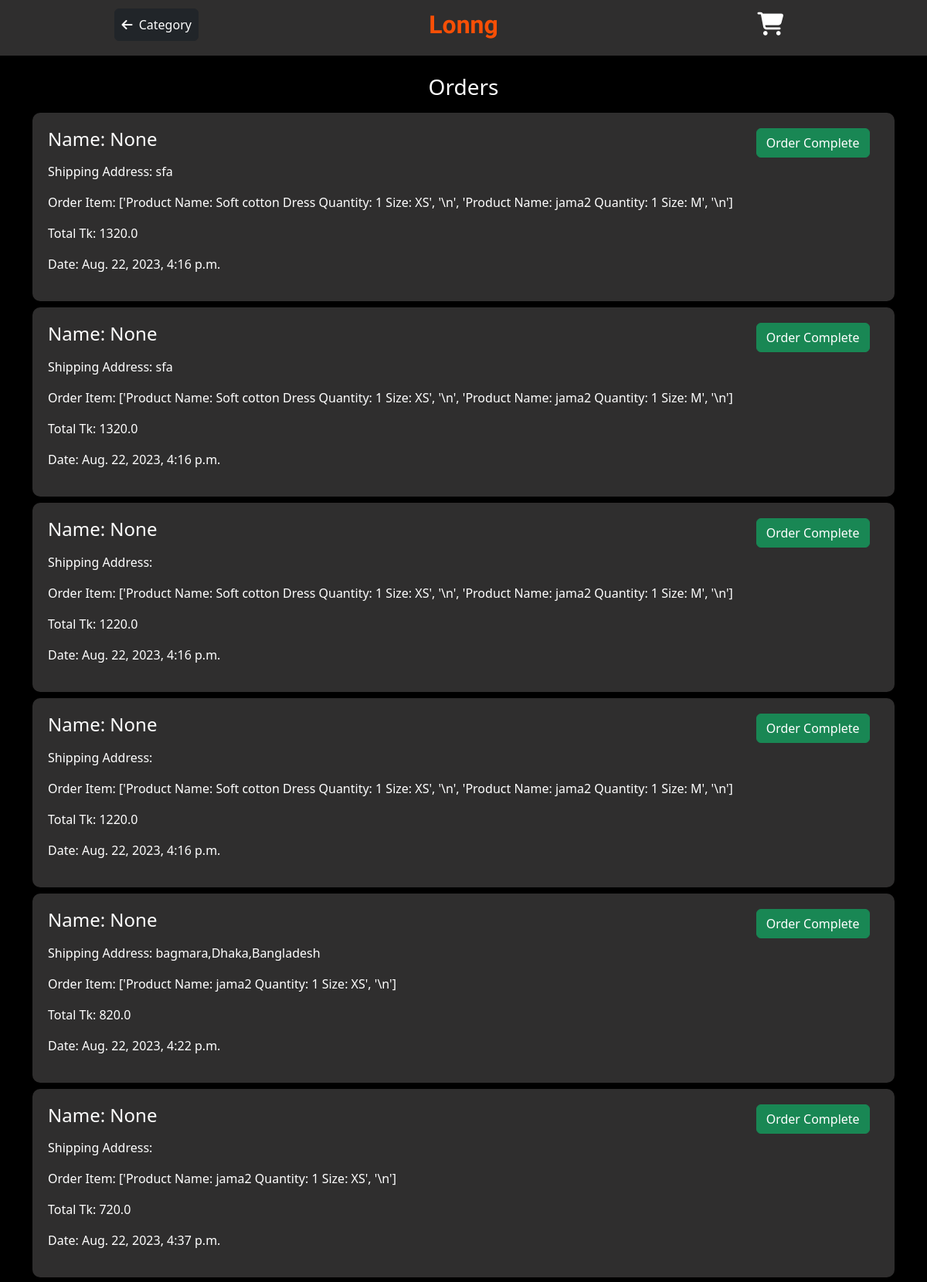
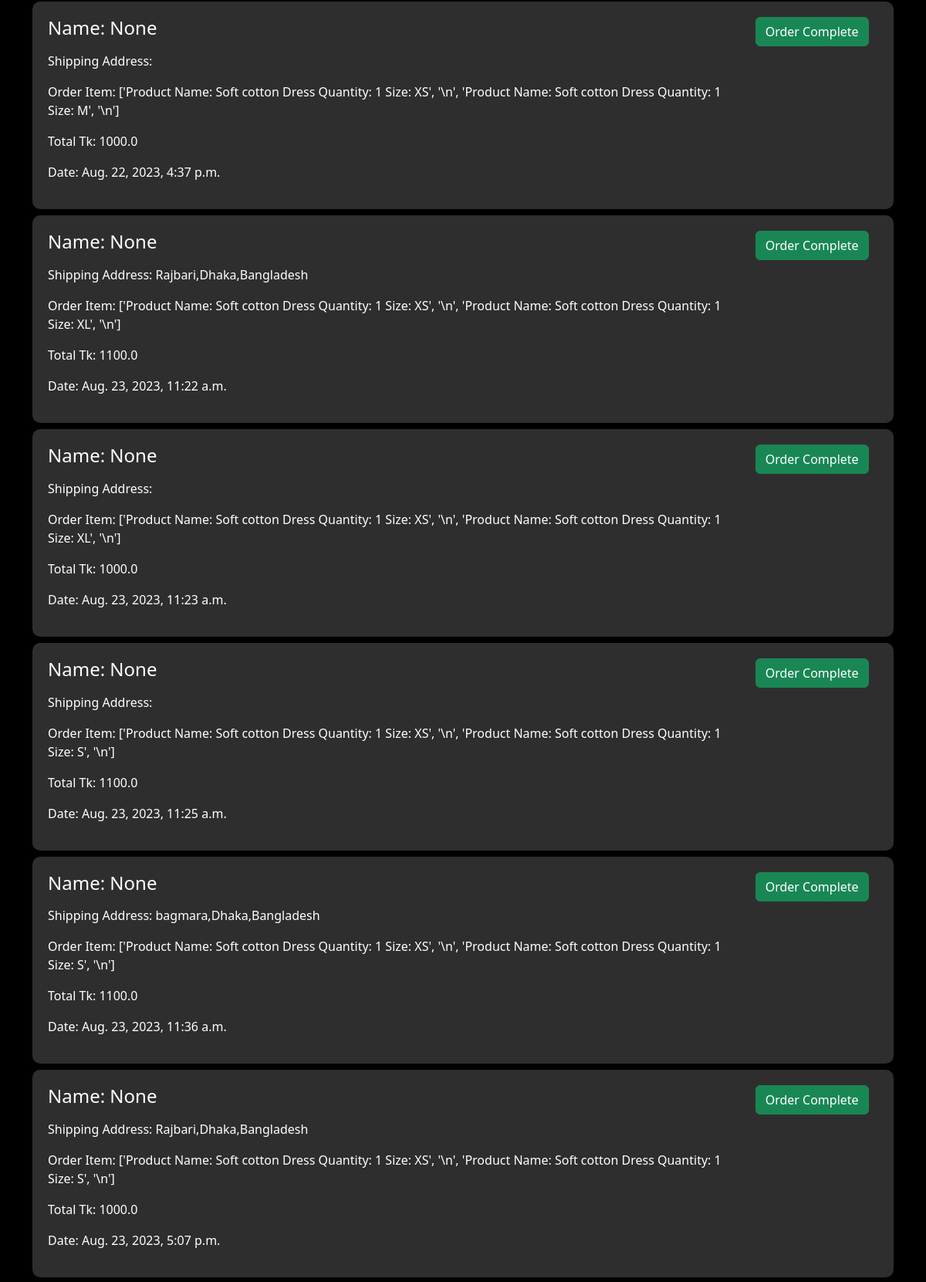
/viewOrder/ (signed in, upper part), run on the app's committed database (2 pictures, top to bottom).
### myapp/models.py (models this page shows, shortened)
class CustomerOrder(models.Model):
    order_by = models.ForeignKey(Order, on_delete=models.SET_NULL, blank=True, null=True)
    orderItems = models.ManyToManyField(OrderItem,  blank=True)
    customer_name=models.CharField(max_length=100)
    shipping = models.ForeignKey(ShippingAddress, on_delete=models.SET_NULL, blank=True, null=True)
    orderItem = models.TextField()
    total_tk=models.CharField(max_length=100)
    date_added = models.DateTimeField(default=datetime.now)

class ShippingAddress(models.Model):
    customer = models.ForeignKey(Customer, on_delete=models.SET_NULL, blank=True, null=True)
    oder = models.ForeignKey(Order, on_delete=models.SET_NULL, blank=True, null=True)
    address = models.CharField(max_length=100)
    phonNumber = models.CharField(max_length=100)
    date_added = models.DateTimeField(default=datetime.now)
    def __str__(self):
        return self.address

### myapp/views.py (the view)
# urls.py: path('viewOrder/',views.customerOrderView, name='customerOrderView'),
@admin_only
def customerOrderView(request):
    orders = CustomerOrder.objects.all()
    return render(request, 'myapp/customerOrder.html', {'orders': orders})

### myapp/models.py (called while the page is built)
    def __str__(self):
        return str(self.customer.name)

### myapp/templates/myapp/customerOrder.html (shortened to what this page needs)
{% extends 'myapp/base.html' %}
{% load static %}
{% block body %}
<div class="container">
    <div class="row">
        <div class="col-md-12">
            <h3 class="mt-4 text-center">Orders</h3>
            <div class="list-group mt-2">
                {% for order in orders %}
                <div class="orderinfo  mt-2">
                    <div class="row">
                        <div class="col-md-10">
                            <h4 class="mb-3">Name: {{ order.order_by }}</h4>
                            <p>Shipping Address: {{ order.shipping }}</p>
                            <p>Order Item: {{ order.orderItem }}</p>
                            <p>Total Tk: {{ order.total_tk }}</p>
                            <p>Date: {{ order.date_added }}</p>
                        </div>
                        <div class="col-md-2 text-right">
                            <a href="{% url 'delete' order.id %} " class="btn btn-success">Order Complete</a>
                        </div>
                    </div>
                </div>
                {% endfor %}
            </div>
        </div>
    </div>
</div>
{% endblock %}

### myapp/templates/myapp/customerOrder.html (style rules this page uses)
body { background-color:black; }
.orderinfo { background-color: #2f2e2e; padding :20px; border-radius: 10px; }
p,h3,h4 { color: #fff; }

### data on the page
CustomerOrder: order_by "None", shipping "sfa", orderItem "['Product Name: Soft cotton Dress Quantity: 1 Size: XS', '\\n', 'Product Name: jama2 Quantity: 1 Size: M', '\\n']", total_tk "1320.0", date_added "Aug. 22, 2023, 4:16 p.m."
CustomerOrder: order_by "None", shipping "sfa", orderItem "['Product Name: Soft cotton Dress Quantity: 1 Size: XS', '\\n', 'Product Name: jama2 Quantity: 1 Size: M', '\\n']", total_tk "1320.0", date_added "Aug. 22, 2023, 4:16 p.m."
CustomerOrder: order_by "None", orderItem "['Product Name: Soft cotton Dress Quantity: 1 Size: XS', '\\n', 'Product Name: jama2 Quantity: 1 Size: M', '\\n']", total_tk "1220.0", date_added "Aug. 22, 2023, 4:16 p.m."
CustomerOrder: order_by "None", orderItem "['Product Name: Soft cotton Dress Quantity: 1 Size: XS', '\\n', 'Product Name: jama2 Quantity: 1 Size: M', '\\n']", total_tk "1220.0", date_added "Aug. 22, 2023, 4:16 p.m."
CustomerOrder: order_by "None", shipping "bagmara,Dhaka,Bangladesh", orderItem "['Product Name: jama2 Quantity: 1 Size: XS', '\\n']", total_tk "820.0", date_added "Aug. 22, 2023, 4:22 p.m."
CustomerOrder: order_by "None", orderItem "['Product Name: jama2 Quantity: 1 Size: XS', '\\n']", total_tk "720.0", date_added "Aug. 22, 2023, 4:37 p.m."
CustomerOrder: order_by "None", orderItem "['Product Name: Soft cotton Dress Quantity: 1 Size: XS', '\\n', 'Product Name: Soft cotton Dress Quantity: 1 Size: M', '\\n']", total_tk "1000.0", date_added "Aug. 22, 2023, 4:37 p.m."
CustomerOrder: order_by "None", shipping "Rajbari,Dhaka,Bangladesh", orderItem "['Product Name: Soft cotton Dress Quantity: 1 Size: XS', '\\n', 'Product Name: Soft cotton Dress Quantity: 1 Size: XL', '\\n']", total_tk "1100.0", date_added "Aug. 23, 2023, 11:22 a.m."
CustomerOrder: order_by "None", orderItem "['Product Name: Soft cotton Dress Quantity: 1 Size: XS', '\\n', 'Product Name: Soft cotton Dress Quantity: 1 Size: XL', '\\n']", total_tk "1000.0", date_added "Aug. 23, 2023, 11:23 a.m."
CustomerOrder: order_by "None", orderItem "['Product Name: Soft cotton Dress Quantity: 1 Size: XS', '\\n', 'Product Name: Soft cotton Dress Quantity: 1 Size: S', '\\n']", total_tk "1100.0", date_added "Aug. 23, 2023, 11:25 a.m."
CustomerOrder: order_by "None", shipping "bagmara,Dhaka,Bangladesh", orderItem "['Product Name: Soft cotton Dress Quantity: 1 Size: XS', '\\n', 'Product Name: Soft cotton Dress Quantity: 1 Size: S', '\\n']", total_tk "1100.0", date_added "Aug. 23, 2023, 11:36 a.m."
CustomerOrder: order_by "None", shipping "Rajbari,Dhaka,Bangladesh", orderItem "['Product Name: Soft cotton Dress Quantity: 1 Size: XS', '\\n', 'Product Name: Soft cotton Dress Quantity: 1 Size: S', '\\n']", total_tk "1000.0", date_added "Aug. 23, 2023, 5:07 p.m."
